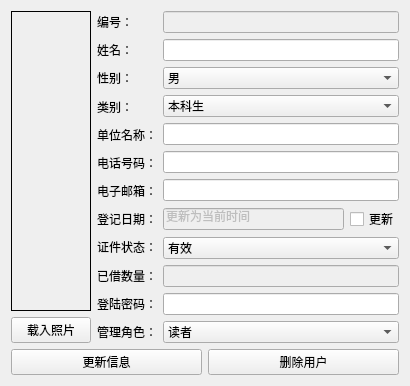
<?xml version="1.0" encoding="UTF-8"?>
<ui version="4.0">
 <class>r_ud_Form</class>
 <widget class="QWidget" name="r_ud_Form">
  <property name="geometry">
   <rect>
    <x>0</x>
    <y>0</y>
    <width>410</width>
    <height>369</height>
   </rect>
  </property>
  <property name="windowTitle">
   <string>详情</string>
  </property>
  <layout class="QGridLayout" name="gridLayout_2">
   <item row="0" column="0">
    <layout class="QGridLayout" name="gridLayout">
     <item row="0" column="0">
      <layout class="QHBoxLayout" name="horizontalLayout_2">
       <item>
        <layout class="QVBoxLayout" name="verticalLayout_4">
         <item>
          <widget class="QLabel" name="label_18">
           <property name="frameShape">
            <enum>QFrame::Box</enum>
           </property>
           <property name="text">
            <string/>
           </property>
           <property name="pixmap">
            <pixmap resource="../img_rcc.qrc">:/Icon/load.png</pixmap>
           </property>
           <property name="alignment">
            <set>Qt::AlignCenter</set>
           </property>
          </widget>
         </item>
         <item>
          <widget class="QPushButton" name="load_photo_btn">
           <property name="enabled">
            <bool>true</bool>
           </property>
           <property name="autoFillBackground">
            <bool>false</bool>
           </property>
           <property name="text">
            <string>载入照片</string>
           </property>
           <property name="autoRepeat">
            <bool>false</bool>
           </property>
          </widget>
         </item>
        </layout>
       </item>
       <item>
        <layout class="QVBoxLayout" name="verticalLayout_3">
         <item>
          <layout class="QHBoxLayout" name="horizontalLayout">
           <item>
            <layout class="QVBoxLayout" name="verticalLayout">
             <item>
              <widget class="QLabel" name="label_6">
               <property name="text">
                <string>编号：</string>
               </property>
              </widget>
             </item>
             <item>
              <widget class="QLabel" name="label_7">
               <property name="text">
                <string>姓名：</string>
               </property>
              </widget>
             </item>
             <item>
              <widget class="QLabel" name="label_8">
               <property name="text">
                <string>性别：</string>
               </property>
              </widget>
             </item>
             <item>
              <widget class="QLabel" name="label_11">
               <property name="text">
                <string>类别：</string>
               </property>
              </widget>
             </item>
             <item>
              <widget class="QLabel" name="label_9">
               <property name="text">
                <string>单位名称：</string>
               </property>
              </widget>
             </item>
             <item>
              <widget class="QLabel" name="label_10">
               <property name="text">
                <string>电话号码：</string>
               </property>
              </widget>
             </item>
             <item>
              <widget class="QLabel" name="label_12">
               <property name="text">
                <string>电子邮箱：</string>
               </property>
              </widget>
             </item>
             <item>
              <widget class="QLabel" name="label_13">
               <property name="text">
                <string>登记日期：</string>
               </property>
              </widget>
             </item>
             <item>
              <widget class="QLabel" name="label_14">
               <property name="text">
                <string>证件状态：</string>
               </property>
              </widget>
             </item>
             <item>
              <widget class="QLabel" name="label_15">
               <property name="text">
                <string>已借数量：</string>
               </property>
              </widget>
             </item>
             <item>
              <widget class="QLabel" name="label_17">
               <property name="text">
                <string>登陆密码：</string>
               </property>
              </widget>
             </item>
             <item>
              <widget class="QLabel" name="label_16">
               <property name="text">
                <string>管理角色：</string>
               </property>
              </widget>
             </item>
            </layout>
           </item>
           <item>
            <layout class="QVBoxLayout" name="verticalLayout_2">
             <item>
              <widget class="QLineEdit" name="id_le">
               <property name="enabled">
                <bool>false</bool>
               </property>
              </widget>
             </item>
             <item>
              <widget class="QLineEdit" name="name_le"/>
             </item>
             <item>
              <widget class="QComboBox" name="sex_cb">
               <item>
                <property name="text">
                 <string>男</string>
                </property>
               </item>
               <item>
                <property name="text">
                 <string>女</string>
                </property>
               </item>
              </widget>
             </item>
             <item>
              <widget class="QComboBox" name="type_cb">
               <property name="currentIndex">
                <number>3</number>
               </property>
               <item>
                <property name="text">
                 <string>老师</string>
                </property>
               </item>
               <item>
                <property name="text">
                 <string>博士生</string>
                </property>
               </item>
               <item>
                <property name="text">
                 <string>硕士生</string>
                </property>
               </item>
               <item>
                <property name="text">
                 <string>本科生</string>
                </property>
               </item>
               <item>
                <property name="text">
                 <string>专科生</string>
                </property>
               </item>
              </widget>
             </item>
             <item>
              <widget class="QLineEdit" name="dept_le"/>
             </item>
             <item>
              <widget class="QLineEdit" name="phone_le"/>
             </item>
             <item>
              <widget class="QLineEdit" name="email_le"/>
             </item>
             <item>
              <layout class="QHBoxLayout" name="horizontalLayout_3">
               <item>
                <widget class="QLineEdit" name="date_le">
                 <property name="enabled">
                  <bool>false</bool>
                 </property>
                 <property name="text">
                  <string>更新为当前时间</string>
                 </property>
                </widget>
               </item>
               <item>
                <widget class="QCheckBox" name="date_cb">
                 <property name="text">
                  <string>更新</string>
                 </property>
                 <property name="checkable">
                  <bool>true</bool>
                 </property>
                </widget>
               </item>
              </layout>
             </item>
             <item>
              <widget class="QComboBox" name="status_cb">
               <item>
                <property name="text">
                 <string>有效</string>
                </property>
               </item>
               <item>
                <property name="text">
                 <string>挂失</string>
                </property>
               </item>
               <item>
                <property name="text">
                 <string>注销</string>
                </property>
               </item>
              </widget>
             </item>
             <item>
              <widget class="QLineEdit" name="bwqty_le">
               <property name="enabled">
                <bool>false</bool>
               </property>
              </widget>
             </item>
             <item>
              <widget class="QLineEdit" name="psw_le">
               <property name="echoMode">
                <enum>QLineEdit::Password</enum>
               </property>
              </widget>
             </item>
             <item>
              <widget class="QComboBox" name="roles_cb">
               <item>
                <property name="text">
                 <string>读者</string>
                </property>
               </item>
               <item>
                <property name="text">
                 <string>借书证管理员</string>
                </property>
               </item>
               <item>
                <property name="text">
                 <string>图书管理员</string>
                </property>
               </item>
               <item>
                <property name="text">
                 <string>借阅管理员</string>
                </property>
               </item>
               <item>
                <property name="text">
                 <string>系统管理员</string>
                </property>
               </item>
              </widget>
             </item>
            </layout>
           </item>
          </layout>
         </item>
        </layout>
       </item>
      </layout>
     </item>
     <item row="1" column="0">
      <layout class="QVBoxLayout" name="verticalLayout_5">
       <item>
        <layout class="QHBoxLayout" name="horizontalLayout_4">
         <item>
          <widget class="QPushButton" name="update_btn">
           <property name="text">
            <string>更新信息</string>
           </property>
          </widget>
         </item>
         <item>
          <widget class="QPushButton" name="delete_btn">
           <property name="text">
            <string>删除用户</string>
           </property>
          </widget>
         </item>
        </layout>
       </item>
      </layout>
     </item>
    </layout>
   </item>
  </layout>
 </widget>
 <resources>
  <include location="../img_rcc.qrc"/>
 </resources>
 <connections/>
</ui>
